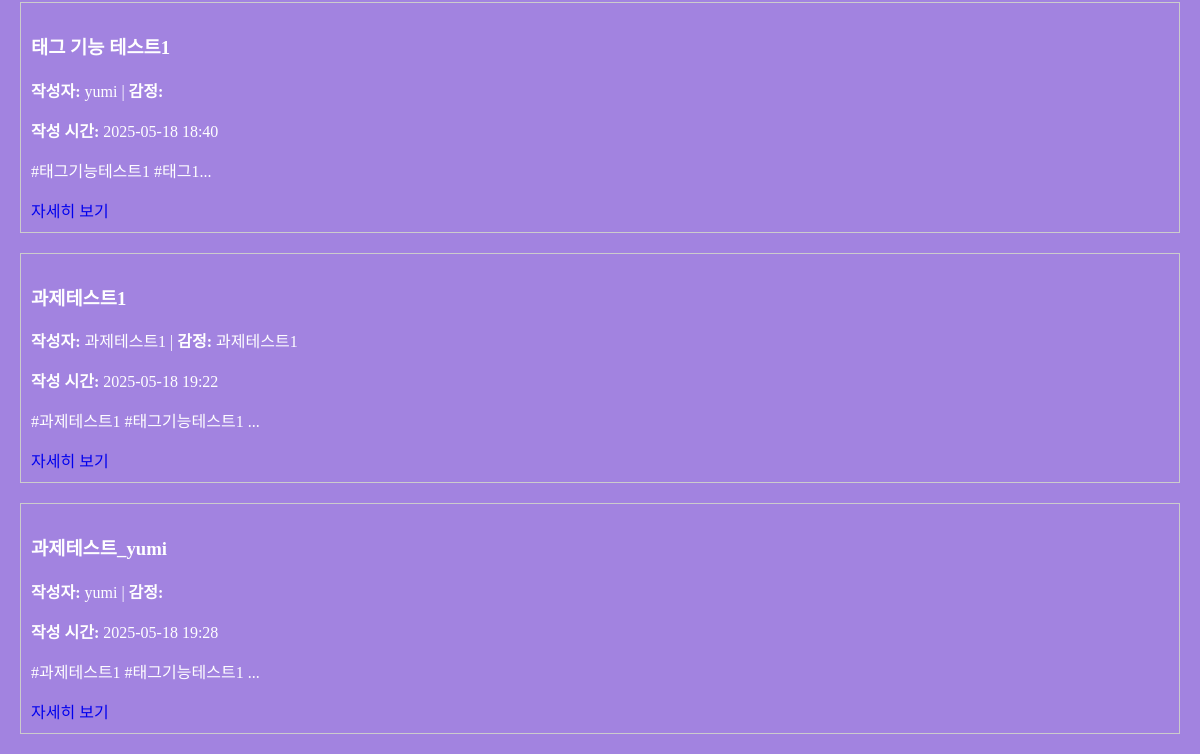
Page /second (lower part) on the earlier database version.
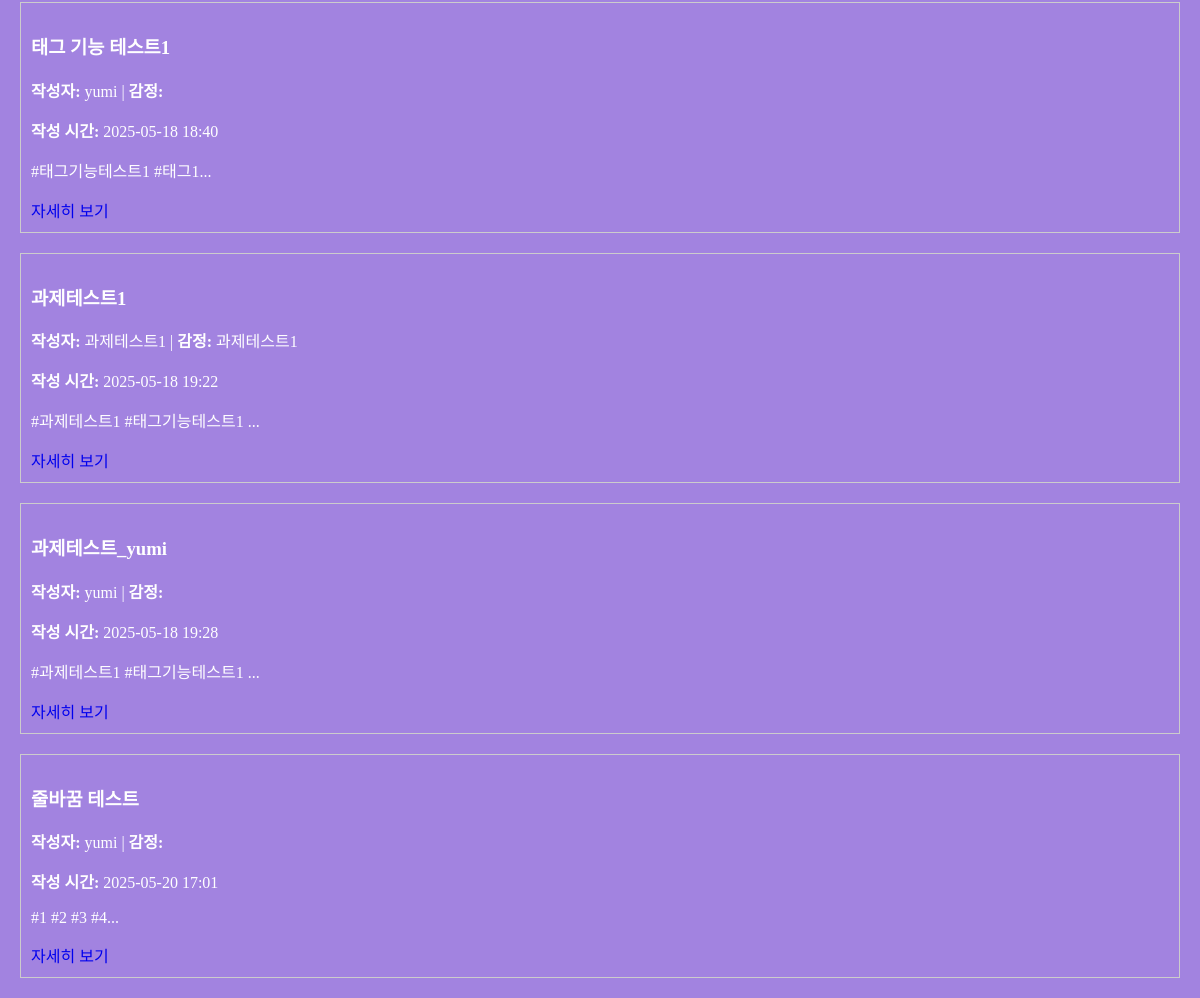
Same page on the later database version.
### main/models.py (models this page shows, shortened)
class Post(models.Model):
    author = models.ForeignKey(User, null=False, blank=False, on_delete=models.CASCADE)
    headline = models.CharField(max_length=100)
    mood = models.CharField(max_length=20, blank=True)
    photo = models.ImageField(upload_to="post/", blank=True, null=True)
    reflection = models.TextField()
    created_at = models.DateTimeField(auto_now_add=True)
    is_shared = models.BooleanField(default=True)
    tags = models.ManyToManyField('Tag', blank=True, related_name='posts')
    like=models.ManyToManyField(User, related_name='likes', blank=True)
    like_count=models.PositiveIntegerField(default=0)
    def summary(self):
        return self.reflection[:20]

### main/views.py (the view)
# urls.py: path('second', secondpage, name="secondpage"),
def secondpage(request):
    posts = Post.objects.all()
    return render(request, 'main/secondpage.html', {'posts' : posts})

### main/templates/main/secondpage.html (shortened to what this page needs)
{% extends 'base.html' %}
{% load static %}
{% block content %}
{% for post in posts %}
{% if post.is_shared %}
<div style="border: 1px solid #ccc; padding: 10px; margin-bottom: 20px;">
    <h3>{{ post.headline }}</h3>
    <p><strong>작성자:</strong> {{ post.author.username }} | <strong>감정:</strong> {{ post.mood }}</p>
    <p><strong>작성 시간:</strong> {{ post.created_at|date:"Y-m-d H:i" }}</p>
    <p>{{ post.summary }}...</p>
    <a href="{% url 'main:detail' post.id %}">자세히 보기</a>
</div>
{% endif %}
{% empty %}
<p>작성된 포스트가 아직 없어요 🥲</p>
{% endfor %}
{% endblock %}

Differences in the rows shown:
added Post: headline "줄바꿈 테스트", author.username "yumi", created_at "2025-05-20 17:01", summary "#1 #2 #3 #4"
